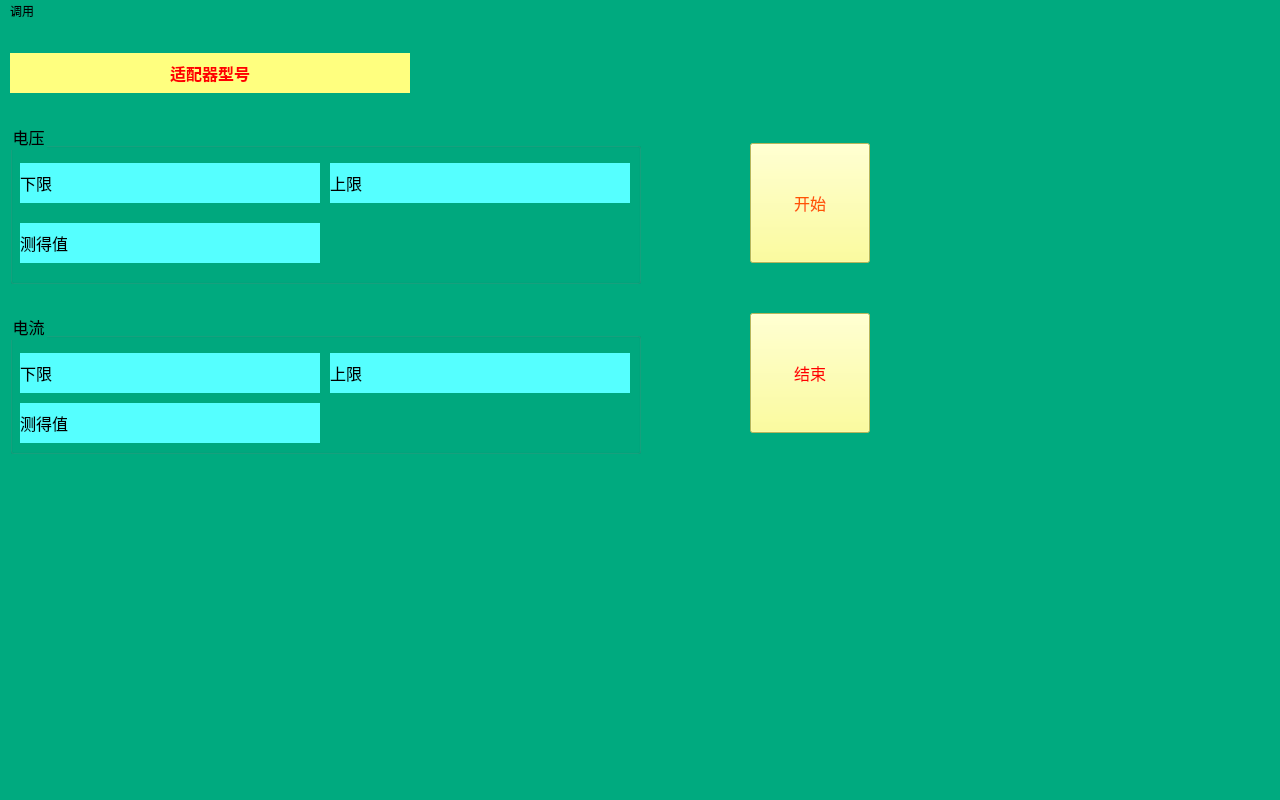
<?xml version="1.0" encoding="UTF-8"?>
<ui version="4.0">
 <class>MainWindow</class>
 <widget class="QMainWindow" name="MainWindow">
  <property name="geometry">
   <rect>
    <x>0</x>
    <y>0</y>
    <width>1280</width>
    <height>800</height>
   </rect>
  </property>
  <property name="sizePolicy">
   <sizepolicy hsizetype="Fixed" vsizetype="Fixed">
    <horstretch>0</horstretch>
    <verstretch>0</verstretch>
   </sizepolicy>
  </property>
  <property name="minimumSize">
   <size>
    <width>1280</width>
    <height>800</height>
   </size>
  </property>
  <property name="maximumSize">
   <size>
    <width>1280</width>
    <height>800</height>
   </size>
  </property>
  <property name="windowTitle">
   <string>MainWindow</string>
  </property>
  <property name="styleSheet">
   <string notr="true">background-color: rgb(0, 85, 0);
background-color: rgb(0, 170, 127);</string>
  </property>
  <widget class="QWidget" name="centralWidget">
   <widget class="QPushButton" name="startButton">
    <property name="geometry">
     <rect>
      <x>750</x>
      <y>120</y>
      <width>120</width>
      <height>120</height>
     </rect>
    </property>
    <property name="sizePolicy">
     <sizepolicy hsizetype="Fixed" vsizetype="Fixed">
      <horstretch>0</horstretch>
      <verstretch>0</verstretch>
     </sizepolicy>
    </property>
    <property name="minimumSize">
     <size>
      <width>120</width>
      <height>120</height>
     </size>
    </property>
    <property name="maximumSize">
     <size>
      <width>120</width>
      <height>120</height>
     </size>
    </property>
    <property name="font">
     <font>
      <pointsize>12</pointsize>
     </font>
    </property>
    <property name="styleSheet">
     <string notr="true">color: rgb(255, 85, 0);
background-color: rgb(255, 255, 127);</string>
    </property>
    <property name="text">
     <string>开始</string>
    </property>
   </widget>
   <widget class="QLabel" name="adapter_name">
    <property name="geometry">
     <rect>
      <x>10</x>
      <y>30</y>
      <width>400</width>
      <height>40</height>
     </rect>
    </property>
    <property name="sizePolicy">
     <sizepolicy hsizetype="Fixed" vsizetype="Fixed">
      <horstretch>0</horstretch>
      <verstretch>0</verstretch>
     </sizepolicy>
    </property>
    <property name="minimumSize">
     <size>
      <width>400</width>
      <height>40</height>
     </size>
    </property>
    <property name="maximumSize">
     <size>
      <width>400</width>
      <height>40</height>
     </size>
    </property>
    <property name="font">
     <font>
      <pointsize>12</pointsize>
      <weight>75</weight>
      <italic>false</italic>
      <bold>true</bold>
      <underline>false</underline>
      <strikeout>false</strikeout>
     </font>
    </property>
    <property name="styleSheet">
     <string notr="true">background-color: rgb(255, 255, 127);
color: rgb(255, 0, 0);</string>
    </property>
    <property name="text">
     <string>适配器型号</string>
    </property>
    <property name="alignment">
     <set>Qt::AlignCenter</set>
    </property>
   </widget>
   <widget class="QPushButton" name="stopButton">
    <property name="geometry">
     <rect>
      <x>750</x>
      <y>290</y>
      <width>120</width>
      <height>120</height>
     </rect>
    </property>
    <property name="sizePolicy">
     <sizepolicy hsizetype="Fixed" vsizetype="Fixed">
      <horstretch>0</horstretch>
      <verstretch>0</verstretch>
     </sizepolicy>
    </property>
    <property name="minimumSize">
     <size>
      <width>120</width>
      <height>120</height>
     </size>
    </property>
    <property name="maximumSize">
     <size>
      <width>120</width>
      <height>120</height>
     </size>
    </property>
    <property name="font">
     <font>
      <pointsize>12</pointsize>
     </font>
    </property>
    <property name="styleSheet">
     <string notr="true">background-color: rgb(255, 255, 127);
color: rgb(255, 0, 0);</string>
    </property>
    <property name="text">
     <string>结束</string>
    </property>
   </widget>
   <widget class="QGroupBox" name="groupBox">
    <property name="geometry">
     <rect>
      <x>10</x>
      <y>100</y>
      <width>631</width>
      <height>161</height>
     </rect>
    </property>
    <property name="font">
     <font>
      <pointsize>12</pointsize>
     </font>
    </property>
    <property name="title">
     <string>电压</string>
    </property>
    <widget class="QLabel" name="voltageLowerLabel">
     <property name="geometry">
      <rect>
       <x>10</x>
       <y>40</y>
       <width>300</width>
       <height>40</height>
      </rect>
     </property>
     <property name="sizePolicy">
      <sizepolicy hsizetype="Fixed" vsizetype="Fixed">
       <horstretch>0</horstretch>
       <verstretch>0</verstretch>
      </sizepolicy>
     </property>
     <property name="minimumSize">
      <size>
       <width>300</width>
       <height>40</height>
      </size>
     </property>
     <property name="maximumSize">
      <size>
       <width>300</width>
       <height>40</height>
      </size>
     </property>
     <property name="font">
      <font>
       <pointsize>12</pointsize>
      </font>
     </property>
     <property name="styleSheet">
      <string notr="true">background-color: rgb(85, 255, 255);</string>
     </property>
     <property name="text">
      <string>下限</string>
     </property>
    </widget>
    <widget class="QLabel" name="voltageUpperLabel">
     <property name="geometry">
      <rect>
       <x>320</x>
       <y>40</y>
       <width>300</width>
       <height>40</height>
      </rect>
     </property>
     <property name="sizePolicy">
      <sizepolicy hsizetype="Fixed" vsizetype="Fixed">
       <horstretch>200</horstretch>
       <verstretch>40</verstretch>
      </sizepolicy>
     </property>
     <property name="minimumSize">
      <size>
       <width>300</width>
       <height>40</height>
      </size>
     </property>
     <property name="maximumSize">
      <size>
       <width>300</width>
       <height>40</height>
      </size>
     </property>
     <property name="font">
      <font>
       <pointsize>12</pointsize>
      </font>
     </property>
     <property name="styleSheet">
      <string notr="true">background-color: rgb(85, 255, 255);</string>
     </property>
     <property name="text">
      <string>上限</string>
     </property>
    </widget>
    <widget class="QLabel" name="label">
     <property name="geometry">
      <rect>
       <x>10</x>
       <y>100</y>
       <width>300</width>
       <height>40</height>
      </rect>
     </property>
     <property name="sizePolicy">
      <sizepolicy hsizetype="Fixed" vsizetype="Fixed">
       <horstretch>0</horstretch>
       <verstretch>0</verstretch>
      </sizepolicy>
     </property>
     <property name="minimumSize">
      <size>
       <width>300</width>
       <height>40</height>
      </size>
     </property>
     <property name="maximumSize">
      <size>
       <width>300</width>
       <height>40</height>
      </size>
     </property>
     <property name="font">
      <font>
       <pointsize>12</pointsize>
      </font>
     </property>
     <property name="styleSheet">
      <string notr="true">background-color: rgb(85, 255, 255);</string>
     </property>
     <property name="text">
      <string>测得值</string>
     </property>
    </widget>
   </widget>
   <widget class="QGroupBox" name="groupBox_2">
    <property name="geometry">
     <rect>
      <x>10</x>
      <y>290</y>
      <width>631</width>
      <height>141</height>
     </rect>
    </property>
    <property name="font">
     <font>
      <pointsize>12</pointsize>
     </font>
    </property>
    <property name="title">
     <string>电流</string>
    </property>
    <widget class="QLabel" name="currentLowerLabel">
     <property name="geometry">
      <rect>
       <x>10</x>
       <y>40</y>
       <width>300</width>
       <height>40</height>
      </rect>
     </property>
     <property name="sizePolicy">
      <sizepolicy hsizetype="Fixed" vsizetype="Fixed">
       <horstretch>0</horstretch>
       <verstretch>0</verstretch>
      </sizepolicy>
     </property>
     <property name="minimumSize">
      <size>
       <width>300</width>
       <height>40</height>
      </size>
     </property>
     <property name="maximumSize">
      <size>
       <width>300</width>
       <height>40</height>
      </size>
     </property>
     <property name="font">
      <font>
       <pointsize>12</pointsize>
      </font>
     </property>
     <property name="styleSheet">
      <string notr="true">background-color: rgb(85, 255, 255);</string>
     </property>
     <property name="text">
      <string>下限</string>
     </property>
    </widget>
    <widget class="QLabel" name="currentUpperLabel">
     <property name="geometry">
      <rect>
       <x>320</x>
       <y>40</y>
       <width>300</width>
       <height>40</height>
      </rect>
     </property>
     <property name="sizePolicy">
      <sizepolicy hsizetype="Fixed" vsizetype="Fixed">
       <horstretch>200</horstretch>
       <verstretch>40</verstretch>
      </sizepolicy>
     </property>
     <property name="minimumSize">
      <size>
       <width>300</width>
       <height>40</height>
      </size>
     </property>
     <property name="maximumSize">
      <size>
       <width>300</width>
       <height>40</height>
      </size>
     </property>
     <property name="font">
      <font>
       <pointsize>12</pointsize>
      </font>
     </property>
     <property name="styleSheet">
      <string notr="true">background-color: rgb(85, 255, 255);</string>
     </property>
     <property name="text">
      <string>上限</string>
     </property>
    </widget>
    <widget class="QLabel" name="label_2">
     <property name="geometry">
      <rect>
       <x>10</x>
       <y>90</y>
       <width>300</width>
       <height>40</height>
      </rect>
     </property>
     <property name="sizePolicy">
      <sizepolicy hsizetype="Fixed" vsizetype="Fixed">
       <horstretch>0</horstretch>
       <verstretch>0</verstretch>
      </sizepolicy>
     </property>
     <property name="minimumSize">
      <size>
       <width>300</width>
       <height>40</height>
      </size>
     </property>
     <property name="maximumSize">
      <size>
       <width>300</width>
       <height>40</height>
      </size>
     </property>
     <property name="font">
      <font>
       <pointsize>12</pointsize>
      </font>
     </property>
     <property name="styleSheet">
      <string notr="true">background-color: rgb(85, 255, 255);</string>
     </property>
     <property name="text">
      <string>测得值</string>
     </property>
    </widget>
   </widget>
  </widget>
  <widget class="QMenuBar" name="menuBar">
   <property name="geometry">
    <rect>
     <x>0</x>
     <y>0</y>
     <width>1280</width>
     <height>21</height>
    </rect>
   </property>
   <widget class="QMenu" name="fileMenu">
    <property name="title">
     <string>调用</string>
    </property>
    <addaction name="actionConnecting"/>
    <addaction name="actionDisconnect"/>
    <addaction name="separator"/>
    <addaction name="exitAction"/>
   </widget>
   <addaction name="fileMenu"/>
  </widget>
  <widget class="QStatusBar" name="statusBar"/>
  <action name="exitAction">
   <property name="text">
    <string>退出</string>
   </property>
  </action>
  <action name="configureAction">
   <property name="text">
    <string>配置</string>
   </property>
  </action>
  <action name="actionConnecting">
   <property name="text">
    <string>连接</string>
   </property>
  </action>
  <action name="actionDisconnect">
   <property name="text">
    <string>断开</string>
   </property>
  </action>
 </widget>
 <layoutdefault spacing="6" margin="11"/>
 <resources/>
 <connections>
  <connection>
   <sender>exitAction</sender>
   <signal>triggered()</signal>
   <receiver>MainWindow</receiver>
   <slot>on_close()</slot>
   <hints>
    <hint type="sourcelabel">
     <x>-1</x>
     <y>-1</y>
    </hint>
    <hint type="destinationlabel">
     <x>399</x>
     <y>299</y>
    </hint>
   </hints>
  </connection>
  <connection>
   <sender>startButton</sender>
   <signal>clicked()</signal>
   <receiver>MainWindow</receiver>
   <slot>start_test()</slot>
   <hints>
    <hint type="sourcelabel">
     <x>853</x>
     <y>141</y>
    </hint>
    <hint type="destinationlabel">
     <x>765</x>
     <y>419</y>
    </hint>
   </hints>
  </connection>
  <connection>
   <sender>stopButton</sender>
   <signal>clicked()</signal>
   <receiver>MainWindow</receiver>
   <slot>stop_test()</slot>
   <hints>
    <hint type="sourcelabel">
     <x>869</x>
     <y>311</y>
    </hint>
    <hint type="destinationlabel">
     <x>939</x>
     <y>415</y>
    </hint>
   </hints>
  </connection>
 </connections>
 <slots>
  <slot>on_close()</slot>
  <slot>start_test()</slot>
  <slot>stop_test()</slot>
 </slots>
</ui>
